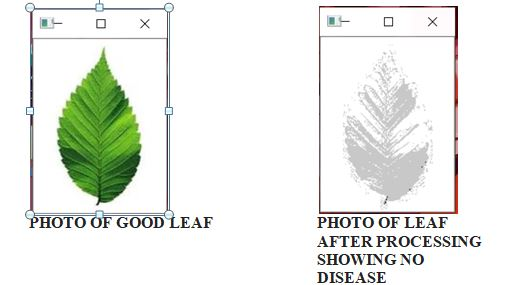
#> input picture 1.JPG, 513 x 285 px
$ python 'leaf detection.py'
#> lines starting #> are read from the running program, lines starting #| are printed output that depends on the picture; after the words box and inside, x2 and y2 are one past the last pixel; in counts of white or black regions, pixels touching at a corner belong together
#importing libraries
import cv2
import easygui
import copy
import  numpy as np


def Sort_Tuple(tup):
    return(sorted(tup, key = lambda x: x[1]))


#taking image and converting it into hsv and splitting it
path= easygui.fileopenbox()
#> the answer given: 1.JPG
img = cv2.imread(path)
#> img is the input picture: shape (285, 513, 3); mean B, G, R 231.5, 237.2, 233.9
hsv =cv2.cvtColor(img, cv2.COLOR_BGR2HSV)
#> hsv: shape (285, 513, 3); mean H, S, V 27.4, 14.8, 238.5
h,s,v=cv2.split(hsv)
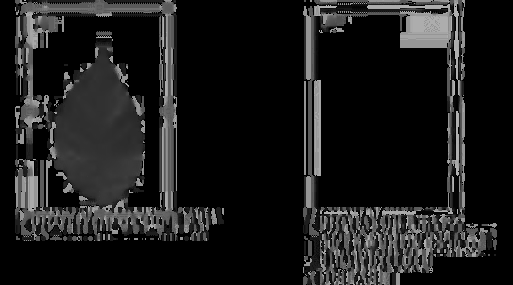
#> h: shape (285, 513); min 0, max 179, mean 27.4
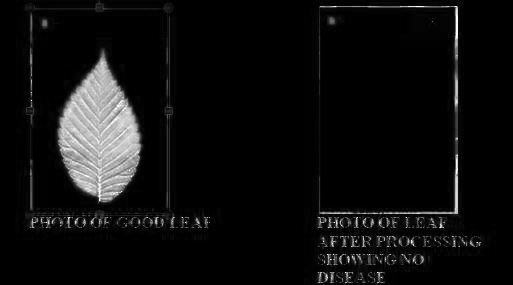
#> s: shape (285, 513); min 0, max 255, mean 14.8
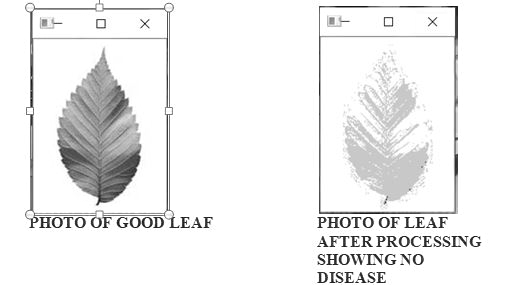
#> v: shape (285, 513); min 7, max 255, mean 238.5

#thresholding
ret, thresh1 = cv2.threshold(s, 20, 255, cv2.THRESH_BINARY)
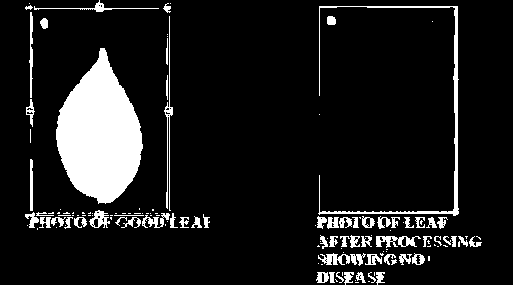
#> thresh1: shape (285, 513); 10.8% white; 138 white regions (73 under 20 px), largest, box (x1, y1, x2, y2) and area: (56, 48, 143, 204) 8747, (318, 6, 459, 216) 1484, (164, 16, 173, 211) 363
kernel = np.ones((5,5),np.uint8)
opening = cv2.morphologyEx(thresh1, cv2.MORPH_OPEN, kernel)
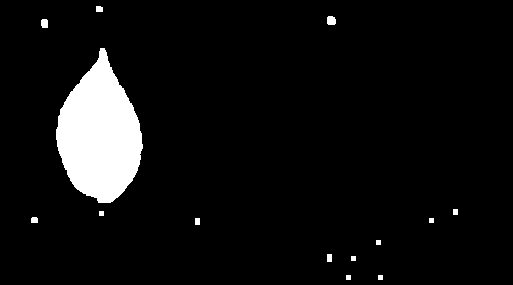
#> opening: shape (285, 513); 6.3% white; 14 white regions, largest, box (x1, y1, x2, y2) and area: (56, 48, 143, 203) 8734, (327, 16, 336, 25) 73, (41, 19, 48, 28) 59
closing = cv2.morphologyEx(opening, cv2.MORPH_CLOSE, kernel)
#> closing: shape (285, 513); 6.3% white; 14 white regions, largest, box (x1, y1, x2, y2) and area: (56, 48, 143, 203) 8735, (327, 16, 336, 25) 73, (41, 19, 48, 28) 59


#edge detection
l= cv2.Canny(closing,100,150,L2gradient=False)
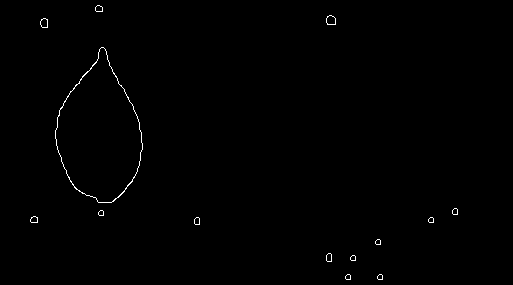
#> l: shape (285, 513); 0.44% white in thin lines or dots, all inside (x1, y1, x2, y2) = (30, 5, 458, 280)


#mathematical calculation
a = np.asarray(img)
s=[]
indices = np.where(l == [255])#take all the value which are equal to 255
#> indices = 643 positions, rows 5 to 279, columns 30 to 457
a = [(indices[0][i], indices[1][i]) for i in range(0, len(indices[0]))] #store them as x and y coordinate
#> a = 643 pairs, first value 5 to 279, second value 30 to 457


#sorting the tuple
a=Sort_Tuple(a) #sort them acc. to second value


#keeping the left  most values in a list
m=[]
t=a[0]
#> t = (219, 30)
t1=a[0][1]
#> t1 = 30
m.append(t)
for i in range(1,len(a)):
    if(a[i][1]==t1):
        continue
    else:
        t=a[i]
        t1=a[i][1]
        m.append(t)
#> this loop made 642 passes
#> (t, t1) on passes 3, 6, 8, 10, 12, 14, 16, 22, 26, 30, 32, 34: ((217, 31), 31), ((217, 32), 32), ((216, 33), 33), ((216, 34), 34), ((216, 35), 35), ((217, 36), 36), ((217, 37), 37), ((21, 40), 40), ((19, 41), 41), ((19, 42), 42), ((18, 43), 43), ((18, 44), 44)
#> t on pass 228: (6, 96)
#> after the loop, m = 151 pairs, first value 5 to 276, second value 30 to 457


#finding the average of points on a scale of 10
s = [(m[i][0]) for i in range(0, len(m))]
#> s = 151 values, max 276 at index 120, min 5 at index 58, mean 118.7
len1=len(s)
#> len1 = 151
factor=len(s)//10
#> factor = 15
avg=[]
for i in range(0,len(s)-factor,factor):
    te=(round((s[i]+s[i+1]+s[i+2])/factor,2))
    avg.append(te)
#> this loop made 10 passes
#> (i, te) on passes 2 to 10: (15, 18.47), (30, 18.33), (45, 14.6), (60, 1.13), (75, 14.93), (90, 20.33), (105, 43.47), (120, 55), (135, 50.2)
#> te on pass 1: 43.53
#> after the loop, avg = [43.53, 18.47, 18.33, 14.6, 1.13, 14.93, 20.33, 43.47, 55, 50.2]
print(avg)
#| [43.53, 18.47, 18.33, 14.6, 1.13, 14.93, 20.33, 43.47, 55.0, 50.2]


#finding the pattern of the points
for i in range(len(avg)):
    if(avg[i]>avg[i+1]):
        continue
    else:
        k=avg[i]
        break
#> this loop made 5 passes
#> k on pass 5: 1.13

if(k==min(avg)):
    print("yes")


else:
    print("no")


#displaying image
cv2.imshow('boundary ', l)
cv2.waitKey(0)
cv2.destroyAllWindows()

$ run again, on 3a.JPG
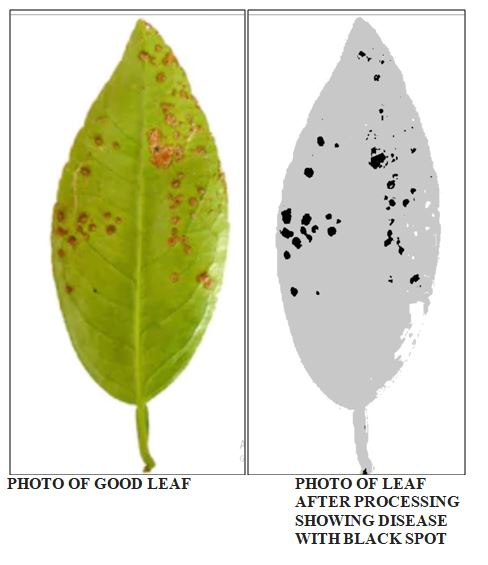
#> input picture 3a.JPG, 488 x 565 px
#> img is the input picture: shape (565, 488, 3); mean B, G, R 198.5, 222, 220.7
#> hsv: shape (565, 488, 3); mean H, S, V 12.2, 40.4, 222.9
#> `ret, thresh1 = cv2.threshold(s, 20, 255, cv2.THRESH_BINARY)`:
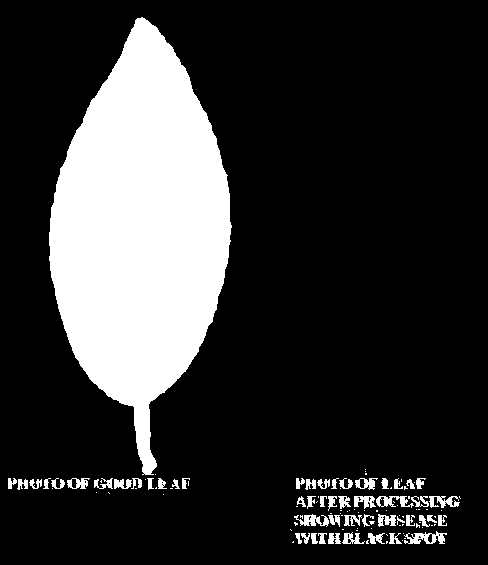
#> thresh1: shape (565, 488); 20% white; 118 white regions (66 under 20 px), largest, box (x1, y1, x2, y2) and area: (49, 17, 232, 475) 50333, (404, 531, 447, 544) 301, (294, 514, 329, 527) 227
#> opening: shape (565, 488); 18.5% white; 17 white regions, largest, box (x1, y1, x2, y2) and area: (49, 18, 231, 475) 50316, (114, 480, 123, 487) 55, (304, 515, 309, 525) 50
#> closing: shape (565, 488); 18.5% white; 16 white regions, largest, box (x1, y1, x2, y2) and area: (49, 18, 231, 475) 50319, (114, 480, 131, 487) 97, (304, 515, 309, 525) 50
#> `l= cv2.Canny(closing,100,150,L2gradient=False)`:
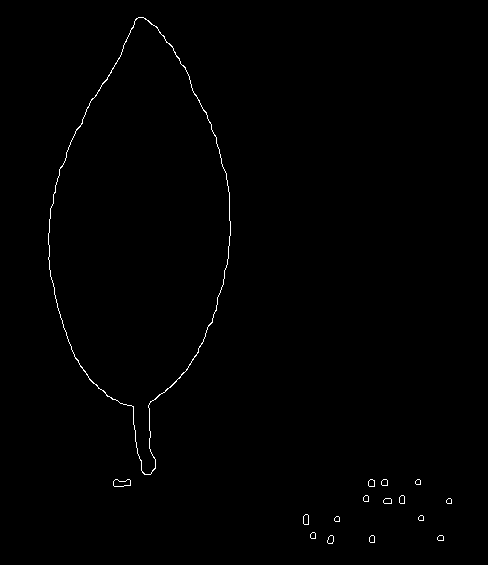
#> l: shape (565, 488); 0.5% white in thin lines or dots, all inside (x1, y1, x2, y2) = (48, 17, 452, 544)
#> indices = 1385 positions, rows 17 to 543, columns 48 to 451
#> a = 1385 pairs, first value 17 to 543, second value 48 to 451
#> `t=a[0]`: t = (233, 48)
#> `t1=a[0][1]`: t1 = 48
#> the loop `for i in range(1,len(a)):` made 1384 passes
#> t on passes 15, 51, 69, 74, 79, 93, 103, 115: (219, 49), (208, 50), (206, 51), (204, 52), (194, 53), (192, 54), (185, 55), (182, 56)
#> after the loop `for i in range(1,len(a)):`: m = 259 pairs, first value 17 to 540, second value 48 to 451
#> `s = [(m[i][0]) for i in range(0, len(m))]`: s = 259 values, max 540 at index 195, min 17 at index 90, mean 213.3
#> len1 = 259
#> factor = 25
#> the loop `for i in range(0,len(s)-factor,factor):` made 10 passes
#> (i, te) on passes 2 to 9: (25, 16.04), (50, 10.64), (75, 5.16), (100, 2.52), (125, 6.04), (150, 12.08), (175, 20.28), (200, 63.56)
#> after the loop `for i in range(0,len(s)-factor,factor):`: avg = [26.4, 16.04, 10.64, 5.16, 2.52, 6.04, 12.08, 20.28, 63.56, 58.28]
#| [26.4, 16.04, 10.64, 5.16, 2.52, 6.04, 12.08, 20.28, 63.56, 58.28]
#> the loop `for i in range(len(avg)):` made 5 passes
#> k on pass 5: 2.52

$ run again, on 4a.JPG
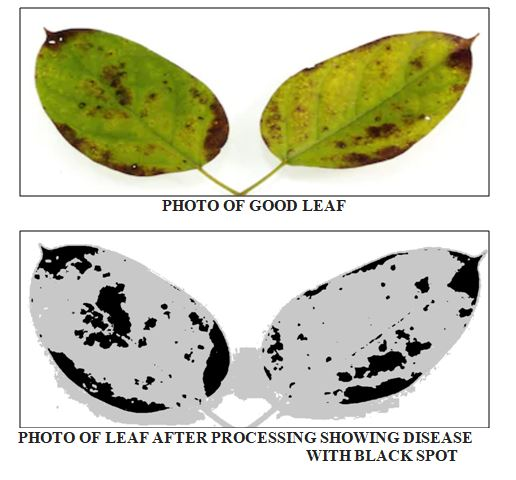
#> input picture 4a.JPG, 516 x 480 px
#> img is the input picture: shape (480, 516, 3); mean B, G, R 187.1, 206.6, 206.4
#> hsv: shape (480, 516, 3); mean H, S, V 13.3, 39.6, 208.1
#> `ret, thresh1 = cv2.threshold(s, 20, 255, cv2.THRESH_BINARY)`:
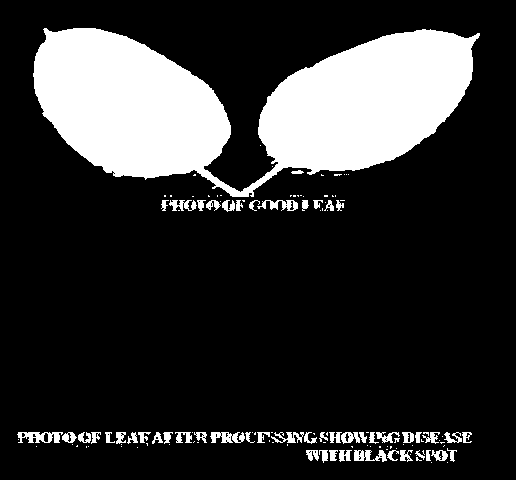
#> thresh1: shape (480, 516); 19.6% white; 129 white regions (76 under 20 px), largest, box (x1, y1, x2, y2) and area: (33, 28, 480, 197) 43579, (17, 432, 63, 443) 320, (210, 432, 245, 443) 260
#> opening: shape (480, 516); 17.9% white; 25 white regions, largest, box (x1, y1, x2, y2) and area: (34, 28, 475, 197) 43427, (322, 450, 328, 461) 61, (54, 432, 60, 443) 60
#> closing: shape (480, 516); 17.9% white; 18 white regions, largest, box (x1, y1, x2, y2) and area: (34, 28, 475, 197) 43462, (322, 450, 344, 461) 197, (214, 202, 235, 209) 109
#> `l= cv2.Canny(closing,100,150,L2gradient=False)`:
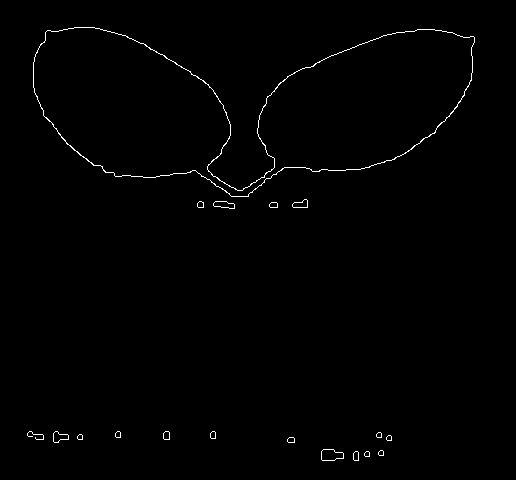
#> l: shape (480, 516); 0.73% white in thin lines or dots, all inside (x1, y1, x2, y2) = (27, 27, 475, 461)
#> indices = 1806 positions, rows 27 to 460, columns 27 to 474
#> a = 1806 pairs, first value 27 to 460, second value 27 to 474
#> `t=a[0]`: t = (433, 27)
#> `t1=a[0][1]`: t1 = 27
#> the loop `for i in range(1,len(a)):` made 1805 passes
#> t on passes 3, 5, 7, 9, 11, 14, 41, 52: (432, 28), (431, 29), (431, 30), (431, 31), (432, 32), (62, 33), (57, 34), (54, 35)
#> after the loop `for i in range(1,len(a)):`: m = 448 pairs, first value 27 to 433, second value 27 to 474
#> `s = [(m[i][0]) for i in range(0, len(m))]`: s = 448 values, max 433 at index 0, min 27 at index 47, mean 63.85
#> len1 = 448
#> factor = 44
#> the loop `for i in range(0,len(s)-factor,factor):` made 10 passes
#> (i, te) on passes 2 to 9: (44, 1.91), (88, 2.25), (132, 3.66), (176, 5.52), (220, 12.7), (264, 5.02), (308, 3.66), (352, 2.5)
#> after the loop `for i in range(0,len(s)-factor,factor):`: avg = [29.45, 1.91, 2.25, 3.66, 5.52, 12.7, 5.02, 3.66, 2.5, 1.98]
#| [29.45, 1.91, 2.25, 3.66, 5.52, 12.7, 5.02, 3.66, 2.5, 1.98]
#> the loop `for i in range(len(avg)):` made 2 passes
#> k on pass 2: 1.91

$ run again, on 5a.JPG
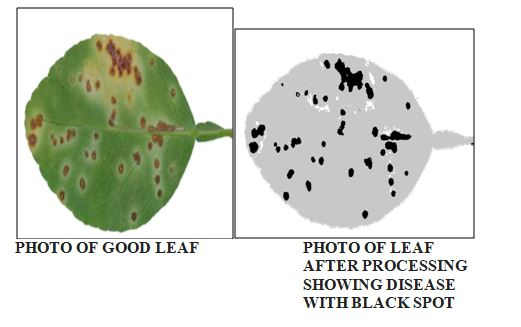
#> input picture 5a.JPG, 521 x 327 px
#> img is the input picture: shape (327, 521, 3); mean B, G, R 209.9, 219, 215.5
#> hsv: shape (327, 521, 3); mean H, S, V 15.6, 20.8, 219.9
#> `ret, thresh1 = cv2.threshold(s, 20, 255, cv2.THRESH_BINARY)`:
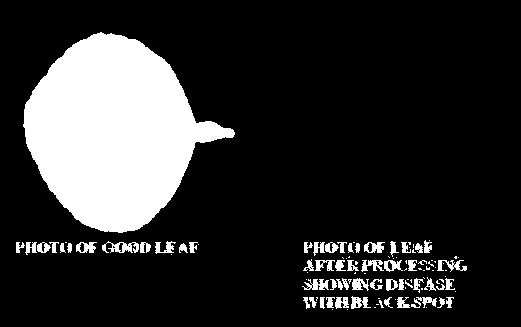
#> thresh1: shape (327, 521); 18% white; 111 white regions (54 under 20 px), largest, box (x1, y1, x2, y2) and area: (23, 32, 235, 233) 25959, (102, 241, 139, 253) 234, (302, 279, 329, 290) 181
#> opening: shape (327, 521); 15.5% white; 15 white regions, largest, box (x1, y1, x2, y2) and area: (24, 33, 234, 233) 25945, (336, 260, 343, 269) 56, (386, 279, 391, 290) 55
#> closing: shape (327, 521); 15.5% white; 14 white regions, largest, box (x1, y1, x2, y2) and area: (24, 33, 234, 233) 25954, (327, 299, 341, 308) 99, (336, 260, 343, 269) 56
#> `l= cv2.Canny(closing,100,150,L2gradient=False)`:
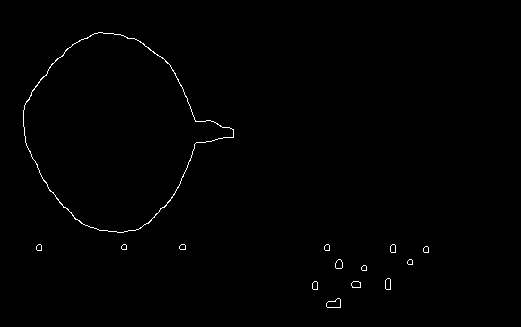
#> l: shape (327, 521); 0.55% white in thin lines or dots, all inside (x1, y1, x2, y2) = (23, 32, 429, 308)
#> indices = 943 positions, rows 32 to 307, columns 23 to 428
#> a = 943 pairs, first value 32 to 307, second value 23 to 428
#> `t=a[0]`: t = (110, 23)
#> `t1=a[0][1]`: t1 = 23
#> the loop `for i in range(1,len(a)):` made 942 passes
#> t on passes 17, 31, 40, 45, 49, 53, 58, 63: (105, 24), (103, 25), (101, 26), (100, 27), (99, 28), (97, 29), (95, 30), (92, 31)
#> after the loop `for i in range(1,len(a)):`: m = 275 pairs, first value 32 to 301, second value 23 to 428
#> `s = [(m[i][0]) for i in range(0, len(m))]`: s = 275 values, max 301 at index 223, min 32 at index 75, mean 115.2
#> len1 = 275
#> factor = 27
#> the loop `for i in range(0,len(s)-factor,factor):` made 10 passes
#> (i, te) on passes 2 to 9: (27, 7.15), (54, 4.56), (81, 3.67), (108, 4.22), (135, 6.19), (162, 10.7), (189, 13.48), (216, 28.63)
#> after the loop `for i in range(0,len(s)-factor,factor):`: avg = [11.78, 7.15, 4.56, 3.67, 4.22, 6.19, 10.7, 13.48, 28.63, 31.3]
#| [11.78, 7.15, 4.56, 3.67, 4.22, 6.19, 10.7, 13.48, 28.63, 31.3]
#> the loop `for i in range(len(avg)):` made 4 passes
#> k on pass 4: 3.67
